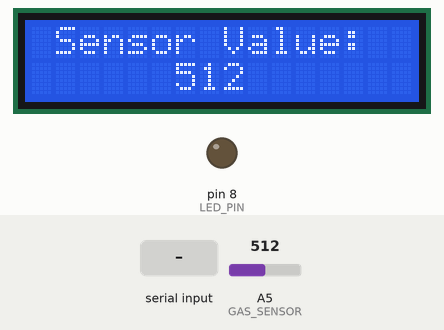
Simulated run of this sketch. Board: Arduino Uno, built with avr-gcc and run on an emulated ATmega328P. Shown: 16×2 character LCD, output pins drawn as LEDs (lit = HIGH). Inputs (shaded band) come from the test bench; at power-on: A5 (GAS_SENSOR) = 512. What the sketch prints to the serial monitor is not drawn.

Above: at 1.2 s.
1.3 s: "ON" received over Serial
At 3.0 s:
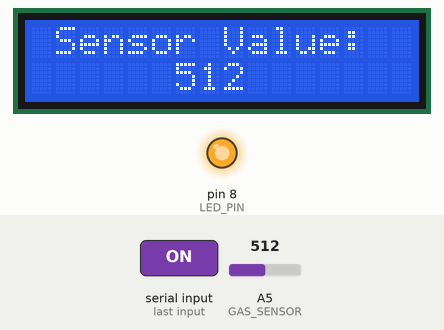
4.0 s: A5 (GAS_SENSOR) set to 716
At 6.2 s:
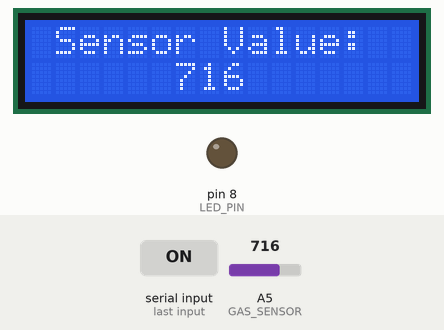
6.5 s: A5 (GAS_SENSOR) set to 900
At 7.5 s:
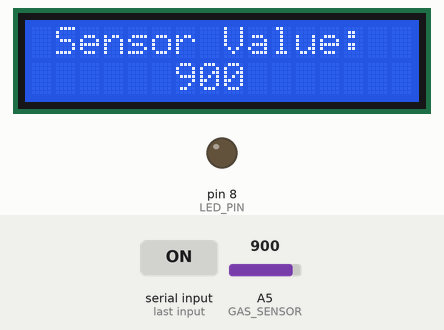
8.0 s: A5 (GAS_SENSOR) set to 1010
At 8.8 s:
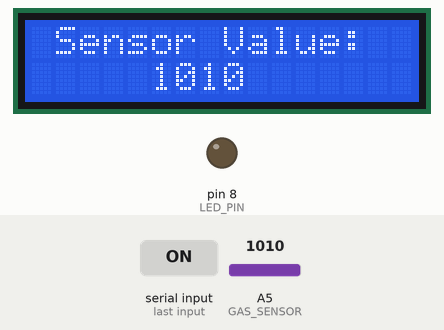
Timing chart, 0 to 10.5 s (numbered marks = the images above; inputs shaded):
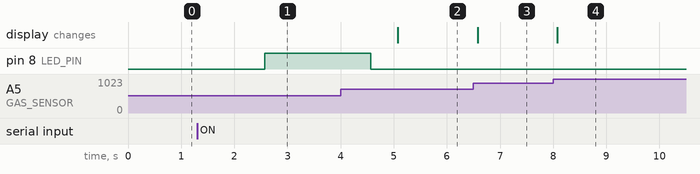

Measured:
- after the input at 1.3 s, pin 8 (LED_PIN): LOW → HIGH after 1.3 s
- after the input at 4.0 s, the display: changes after 1.1 s (image 2)
- after the input at 6.5 s, the display: changes after 0.08 s (image 3)
- after the input at 8.0 s, the display: changes after 0.08 s (image 4)

The sketch:

ArduinoUNO_Sketch.ino
```cpp
/*
 **********************************************************************
 * Name:    SendingData.ino                                           *
 * - - - - - - - - - - - - - - - - - - - - - - - - - - - - - - - - -  *
 * Created: 09.03.2023 10:01:49                                       *
 * Author:  Isaac Garcia Peveri                                       *
 *          isacco1975gp@gmail.com                                    *
 * - - - - - - - - - - - - - - - - - - - - - - - - - - - - - - - - -  *
 **********************************************************************
*/

#include <LiquidCrystal.h>
#define backlight 10

#pragma region "Working-Storage"
const int GAS_SENSOR = A5;   //Analog reading connected on this pin.
const int LED_PIN = 8;
int sensorValue = 0;         //This is the analog value read by the sensor.
String incomingMessage;

LiquidCrystal LCD_DISPLAY(12, 11, 5, 4, 3, 2);
#pragma endregion

void setup()
{
   Serial.begin(9600);
   pinMode(LED_PIN, OUTPUT);
   LCD_DISPLAY.begin(16, 2);
   LCD_DISPLAY.clear();
   LCD_DISPLAY.setCursor(0, 0);
   LCD_DISPLAY.print(" Sensor Value:");
}

///
/// Reading Loop
///
void loop()
{
   sensorValue = analogRead(GAS_SENSOR);
   DisplayValueOnLCD();
   SendValueToSerial();

   if (Serial.available())
   {
      incomingMessage = Serial.readString();

      if (incomingMessage == "ON")
      {
          digitalWrite(LED_PIN, HIGH);
      }
      delay (2000);
     digitalWrite(LED_PIN, LOW);
   }

   delay(500);
}

///
/// Displaying sensor value on LCD Display
///
void DisplayValueOnLCD()
{
   if (sensorValue >= 1000)
   {
     LCD_DISPLAY.setCursor(3, 1);
     LCD_DISPLAY.print("  ");
   }

   if (sensorValue < 1000)
   {
     LCD_DISPLAY.setCursor(4, 1);
     LCD_DISPLAY.print("  ");
   }

   if (sensorValue < 100)
   {
     LCD_DISPLAY.setCursor(5, 1);
     LCD_DISPLAY.print("  ");
   }

   if (sensorValue < 10)
   {
     LCD_DISPLAY.setCursor(6, 1);
     LCD_DISPLAY.print("  ");
   }

   LCD_DISPLAY.print(sensorValue, DEC);
   Serial.println(sensorValue, DEC);
}

///
/// Sending to the Serial port
///
void SendValueToSerial()
{
   Serial.println(sensorValue, DEC);
}
```
